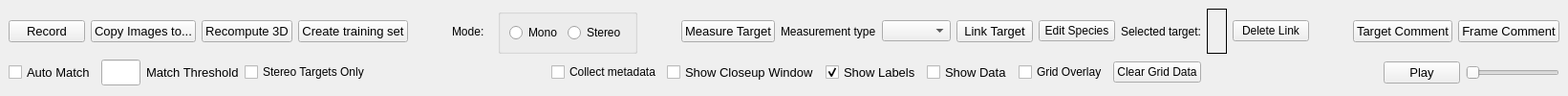
  <widget class="QDockWidget" name="toolsDockWidget">
   <property name="windowTitle">
    <string>Tools</string>
   </property>
   <attribute name="dockWidgetArea">
    <number>4</number>
   </attribute>
   <widget class="QWidget" name="dockWidgetContents_8">
    <layout class="QVBoxLayout" name="verticalLayout_4">
     <item>
      <layout class="QHBoxLayout" name="horizontalLayout_3">
       <item>
        <widget class="QPushButton" name="recordBtn">
         <property name="font">
          <font>
           <pointsize>10</pointsize>
          </font>
         </property>
         <property name="text">
          <string>Record</string>
         </property>
         <property name="checkable">
          <bool>true</bool>
         </property>
        </widget>
       </item>
       <item>
        <widget class="QPushButton" name="copyBtn">
         <property name="font">
          <font>
           <pointsize>10</pointsize>
          </font>
         </property>
         <property name="text">
          <string>Copy Images to...</string>
         </property>
        </widget>
       </item>
       <item>
        <widget class="QPushButton" name="recomputeBtn">
         <property name="font">
          <font>
           <pointsize>10</pointsize>
          </font>
         </property>
         <property name="text">
          <string>Recompute 3D</string>
         </property>
        </widget>
       </item>
       <item>
        <widget class="QPushButton" name="trainBtn">
         <property name="sizePolicy">
          <sizepolicy hsizetype="Maximum" vsizetype="Maximum">
           <horstretch>105</horstretch>
           <verstretch>0</verstretch>
          </sizepolicy>
         </property>
         <property name="font">
          <font>
           <pointsize>10</pointsize>
          </font>
         </property>
         <property name="text">
          <string>Create training set</string>
         </property>
         <property name="checkable">
          <bool>true</bool>
         </property>
        </widget>
       </item>
       <item>
        <spacer name="horizontalSpacer_2">
         <property name="orientation">
          <enum>Qt::Horizontal</enum>
         </property>
         <property name="sizeHint" stdset="0">
          <size>
           <width>40</width>
           <height>20</height>
          </size>
         </property>
        </spacer>
       </item>
       <item>
        <layout class="QHBoxLayout" name="horizontalLayout">
         <property name="rightMargin">
          <number>5</number>
         </property>
         <item>
          <widget class="QLabel" name="label_5">
           <property name="text">
            <string>Mode: </string>
           </property>
          </widget>
         </item>
        </layout>
       </item>
       <item>
        <widget class="QGroupBox" name="groupBox">
         <property name="title">
          <string/>
         </property>
         <layout class="QHBoxLayout" name="horizontalLayout_20">
          <item>
           <widget class="QRadioButton" name="monoRadio">
            <property name="text">
             <string>Mono</string>
            </property>
           </widget>
          </item>
          <item>
           <widget class="QRadioButton" name="stereoRadio">
            <property name="text">
             <string>Stereo</string>
            </property>
           </widget>
          </item>
         </layout>
        </widget>
       </item>
       <item>
        <spacer name="horizontalSpacer_3">
         <property name="orientation">
          <enum>Qt::Horizontal</enum>
         </property>
         <property name="sizeHint" stdset="0">
          <size>
           <width>40</width>
           <height>20</height>
          </size>
         </property>
        </spacer>
       </item>
       <item>
        <widget class="QPushButton" name="measureBtn">
         <property name="maximumSize">
          <size>
           <width>16777215</width>
           <height>16777215</height>
          </size>
         </property>
         <property name="font">
          <font>
           <pointsize>10</pointsize>
          </font>
         </property>
         <property name="text">
          <string>Measure Target</string>
         </property>
         <property name="checkable">
          <bool>true</bool>
         </property>
        </widget>
       </item>
       <item>
        <widget class="QLabel" name="label_8">
         <property name="text">
          <string>Measurement type</string>
         </property>
        </widget>
       </item>
       <item>
        <widget class="QComboBox" name="measurementBox"/>
       </item>
       <item>
        <widget class="QPushButton" name="linkBtn">
         <property name="maximumSize">
          <size>
           <width>16777215</width>
           <height>16777215</height>
          </size>
         </property>
         <property name="font">
          <font>
           <pointsize>10</pointsize>
          </font>
         </property>
         <property name="text">
          <string>Link Target</string>
         </property>
         <property name="checkable">
          <bool>true</bool>
         </property>
        </widget>
       </item>
       <item>
        <widget class="QPushButton" name="editSpeciesBtn">
         <property name="text">
          <string>Edit Species</string>
         </property>
        </widget>
       </item>
       <item>
        <widget class="QLabel" name="label_4">
         <property name="text">
          <string>Selected target:</string>
         </property>
        </widget>
       </item>
       <item>
        <widget class="QLabel" name="targetLinkLabel">
         <property name="minimumSize">
          <size>
           <width>21</width>
           <height>0</height>
          </size>
         </property>
         <property name="frameShape">
          <enum>QFrame::Box</enum>
         </property>
         <property name="text">
          <string/>
         </property>
        </widget>
       </item>
       <item>
        <widget class="QPushButton" name="delLinkBtn">
         <property name="text">
          <string>Delete Link</string>
         </property>
        </widget>
       </item>
       <item>
        <spacer name="horizontalSpacer_8">
         <property name="orientation">
          <enum>Qt::Horizontal</enum>
         </property>
         <property name="sizeHint" stdset="0">
          <size>
           <width>40</width>
           <height>20</height>
          </size>
         </property>
        </spacer>
       </item>
       <item>
        <widget class="QPushButton" name="targetCommentBtn">
         <property name="font">
          <font>
           <pointsize>10</pointsize>
          </font>
         </property>
         <property name="text">
          <string>Target Comment</string>
         </property>
        </widget>
       </item>
       <item>
        <widget class="QPushButton" name="frameCommentBtn">
         <property name="font">
          <font>
           <pointsize>10</pointsize>
          </font>
         </property>
         <property name="text">
          <string>Frame Comment</string>
         </property>
         <property name="checkable">
          <bool>true</bool>
         </property>
        </widget>
       </item>
      </layout>
     </item>
     <item>
      <layout class="QHBoxLayout" name="horizontalLayout_2">
       <item>
        <widget class="QCheckBox" name="computeMatchBox">
         <property name="font">
          <font>
           <pointsize>10</pointsize>
          </font>
         </property>
         <property name="text">
          <string>Auto Match</string>
         </property>
        </widget>
       </item>
       <item>
        <widget class="QLineEdit" name="matchThresholdEdit">
         <property name="maximumSize">
          <size>
           <width>41</width>
           <height>16777215</height>
          </size>
         </property>
         <property name="font">
          <font>
           <pointsize>12</pointsize>
          </font>
         </property>
         <property name="inputMethodHints">
          <set>Qt::ImhPreferNumbers</set>
         </property>
        </widget>
       </item>
       <item>
        <widget class="QLabel" name="label_2">
         <property name="font">
          <font>
           <pointsize>10</pointsize>
          </font>
         </property>
         <property name="text">
          <string>Match Threshold</string>
         </property>
        </widget>
       </item>
       <item>
        <widget class="QCheckBox" name="stereoOnlyCheckBox">
         <property name="text">
          <string>Stereo Targets Only</string>
         </property>
        </widget>
       </item>
       <item>
        <spacer name="horizontalSpacer_4">
         <property name="orientation">
          <enum>Qt::Horizontal</enum>
         </property>
         <property name="sizeHint" stdset="0">
          <size>
           <width>40</width>
           <height>20</height>
          </size>
         </property>
        </spacer>
       </item>
       <item>
        <widget class="QCheckBox" name="metadataCheckBox">
         <property name="text">
          <string>Collect metadata</string>
         </property>
        </widget>
       </item>
       <item>
        <widget class="QCheckBox" name="closeupCheck">
         <property name="font">
          <font>
           <pointsize>10</pointsize>
          </font>
         </property>
         <property name="text">
          <string>Show Closeup Window</string>
         </property>
        </widget>
       </item>
       <item>
        <widget class="QCheckBox" name="labelCheck">
         <property name="font">
          <font>
           <pointsize>10</pointsize>
          </font>
         </property>
         <property name="text">
          <string>Show Labels</string>
         </property>
         <property name="checked">
          <bool>true</bool>
         </property>
        </widget>
       </item>
       <item>
        <widget class="QCheckBox" name="showDataCheck">
         <property name="font">
          <font>
           <pointsize>10</pointsize>
          </font>
         </property>
         <property name="text">
          <string>Show Data</string>
         </property>
        </widget>
       </item>
       <item>
        <widget class="QCheckBox" name="gridCheck">
         <property name="text">
          <string>Grid Overlay</string>
         </property>
        </widget>
       </item>
       <item>
        <widget class="QPushButton" name="clearGridBtn">
         <property name="text">
          <string>Clear Grid Data</string>
         </property>
        </widget>
       </item>
       <item>
        <spacer name="horizontalSpacer_7">
         <property name="orientation">
          <enum>Qt::Horizontal</enum>
         </property>
         <property name="sizeHint" stdset="0">
          <size>
           <width>40</width>
           <height>20</height>
          </size>
         </property>
        </spacer>
       </item>
       <item>
        <layout class="QHBoxLayout" name="horizontalLayout_4">
         <item>
          <widget class="QPushButton" name="playBtn">
           <property name="font">
            <font>
             <pointsize>10</pointsize>
            </font>
           </property>
           <property name="text">
            <string>Play</string>
           </property>
           <property name="checkable">
            <bool>true</bool>
           </property>
          </widget>
         </item>
         <item>
          <widget class="QSlider" name="playSpeedSlider">
           <property name="minimumSize">
            <size>
             <width>51</width>
             <height>0</height>
            </size>
           </property>
           <property name="minimum">
            <number>1</number>
           </property>
           <property name="maximum">
            <number>100</number>
           </property>
           <property name="singleStep">
            <number>10</number>
           </property>
           <property name="orientation">
            <enum>Qt::Horizontal</enum>
           </property>
          </widget>
         </item>
        </layout>
       </item>
      </layout>
     </item>
    </layout>
   </widget>
  </widget>
